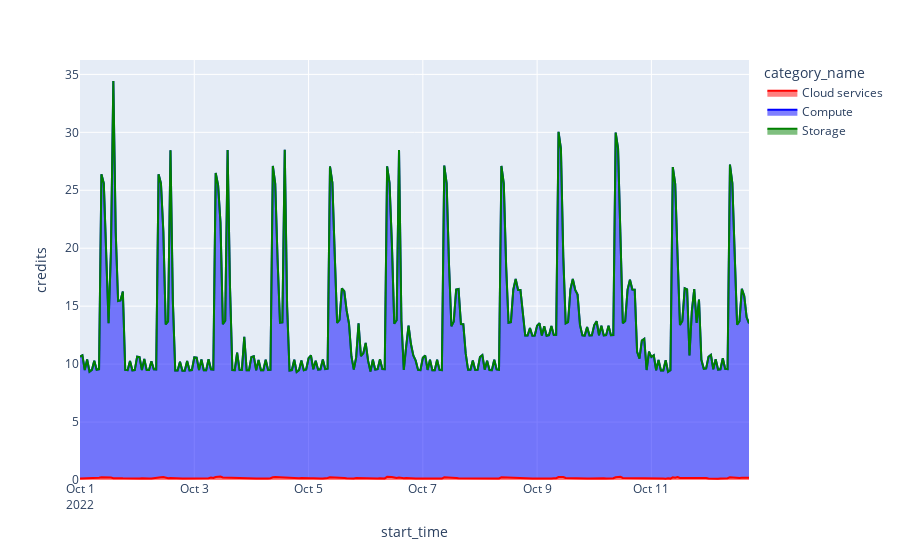

Source (notebook cell):
### Markdown cell above
## Cost by usage category timeseries

### Code cell
df_by_category_ts = df.groupby(['category_name','start_time','end_time']).sum('numeric_only').reset_index()
fig = px.area(df_by_category_ts, x="start_time", y="credits", color="category_name",color_discrete_sequence=color_scheme)
fig.show()

### Figure 1 — Plotly figure (JSON) as saved in the notebook; plotly's stock layout.template omitted (floating-point values rounded to 4 significant figures; data arrays with more than 128 entries replaced by an {"elided": "..."} marker saying what was removed)
{"data": [{"fillpattern": {"shape": ""}, "hovertemplate": "category_name=Cloud services<br>start_time=%{x}<br>credits=%{y}<extra></extra>", "legendgroup": "Cloud services", "line": {"color": "red"}, "marker": {"symbol": "circle"}, "mode": "lines", "name": "Cloud services", "orientation": "v", "showlegend": true, "stackgroup": "1", "type": "scatter", "x": {"elided": "282 str values"}, "xaxis": "x", "y": {"elided": "282 float values"}, "yaxis": "y"}, {"fillpattern": {"shape": ""}, "hovertemplate": "category_name=Compute<br>start_time=%{x}<br>credits=%{y}<extra></extra>", "legendgroup": "Compute", "line": {"color": "blue"}, "marker": {"symbol": "circle"}, "mode": "lines", "name": "Compute", "orientation": "v", "showlegend": true, "stackgroup": "1", "type": "scatter", "x": {"elided": "282 str values"}, "xaxis": "x", "y": {"elided": "282 float values"}, "yaxis": "y"}, {"fillpattern": {"shape": ""}, "hovertemplate": "category_name=Storage<br>start_time=%{x}<br>credits=%{y}<extra></extra>", "legendgroup": "Storage", "line": {"color": "green"}, "marker": {"symbol": "circle"}, "mode": "lines", "name": "Storage", "orientation": "v", "showlegend": true, "stackgroup": "1", "type": "scatter", "x": {"elided": "241 str values"}, "xaxis": "x", "y": {"elided": "241 int values"}, "yaxis": "y"}], "layout": {"legend": {"title": {"text": "category_name"}, "tracegroupgap": 0}, "margin": {"t": 60}, "xaxis": {"anchor": "y", "domain": [0, 1], "title": {"text": "start_time"}}, "yaxis": {"anchor": "x", "domain": [0, 1], "title": {"text": "credits"}}}}
